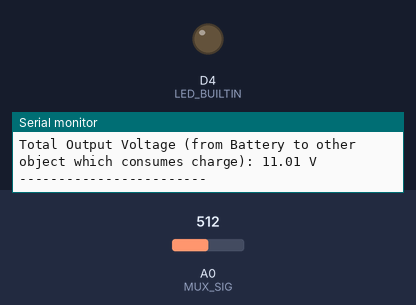
The sketch below on a simulated ESP8266 (NodeMCU). Shown: output pins drawn as LEDs (lit = HIGH, except the on-board LED, lit = LOW), the last lines printed to the serial monitor. The test bench sets the inputs (shaded band); at power-on: A0 (MUX_SIG) = 512. WiFi joins after 1.5 s; servers stay silent unless stated; uploads are accepted with an empty reply; web services answer with replies made up by the test bench; pins used as bus, display or sensor lines are not drawn.

Above: at 1.8 s.
At 17.1 s:
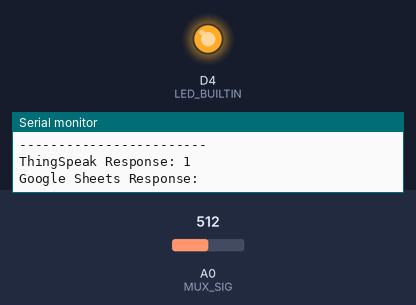
Timing chart, 0 to 41.2 s (numbered marks = the images above):
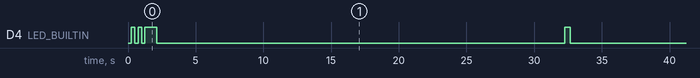

The sketch:

WDC.ino
```cpp
#include <Wire.h>
#include <ESP8266WiFi.h>
#include <ESP8266HTTPClient.h>
#include <WiFiClientSecure.h>

const char* ssid = "";
const char* password = "";

// ThingSpeak Write API Key and URL
const String tsApiKey = "YW2UCSA5BU61O0WK";  // Replace with your ThingSpeak API key
const String tsUrl = "http://api.thingspeak.com/update";

// Google Sheets URL
const String sheetUrl = "https://script.google.com/macros/s/AKfycbxWjpxDTZ_40S-0utvdPXt8T-vPonScAN9dOZMikrmT3aKM9Fxw0b-dRd7TI8lYKJRd/exec";

// MUX Pins
#define MUX_S0 D1
#define MUX_S1 D2
#define MUX_S2 D5
#define MUX_S3 D6
#define MUX_SIG A0

#define LED_BUILTIN 2

WiFiClientSecure secureClient;
WiFiClient client;

void setup() {
  Serial.begin(9600);
  Wire.begin();

  pinMode(MUX_S0, OUTPUT);
  pinMode(MUX_S1, OUTPUT);
  pinMode(MUX_S2, OUTPUT);
  pinMode(MUX_S3, OUTPUT);

  pinMode(LED_BUILTIN, OUTPUT);
  digitalWrite(LED_BUILTIN, LOW);

  WiFi.begin(ssid, password);
  while (WiFi.status() != WL_CONNECTED) {
    Serial.print("Connecting to ");
    Serial.print(ssid);
    digitalWrite(LED_BUILTIN, LOW);
    delay(250);
    digitalWrite(LED_BUILTIN, HIGH);
    delay(250);
  }
  digitalWrite(LED_BUILTIN, HIGH);
  Serial.println("");
  Serial.print("Successfully connected to: ");
  Serial.println(ssid);
  Serial.print("IP address: ");
  Serial.println(WiFi.localIP());
  Serial.println();

  secureClient.setInsecure(); // Allows HTTPS requests without validating the certificate
}

void loop() {

  selectMuxChannel(0);
  float tp4056_voltage1 = readVoltage();

  selectMuxChannel(1);
  float battery_voltage1 = readVoltage();

  selectMuxChannel(2);
  float tp4056_voltage2 = readVoltage();

  selectMuxChannel(3);
  float battery_voltage2 = readVoltage();

  float total_tp4056_voltage = tp4056_voltage1 + tp4056_voltage2;
  float total_battery_voltage = battery_voltage1 + battery_voltage2;

  Serial.println("Live Records of Input and Output Voltage");
  Serial.print("Total Input Voltage (from TP4056 to battery): ");
  Serial.print(total_tp4056_voltage);
  Serial.println(" V");
  Serial.print("Total Output Voltage (from Battery to other object which consumes charge): ");
  Serial.print(total_battery_voltage);
  Serial.println(" V");
  Serial.println("------------------------");

  digitalWrite(LED_BUILTIN, HIGH);
  sendDataToThingSpeak(total_tp4056_voltage, total_battery_voltage);
  sendDataToGoogleSheets(total_tp4056_voltage, total_battery_voltage);
  digitalWrite(LED_BUILTIN, LOW);
  delay(30000);
}

void selectMuxChannel(int channel) {
  digitalWrite(MUX_S0, channel & 0x01);
  digitalWrite(MUX_S1, (channel >> 1) & 0x01);
  digitalWrite(MUX_S2, (channel >> 2) & 0x01);
  digitalWrite(MUX_S3, (channel >> 3) & 0x01);
}

float readVoltage() {
  int sensorValue = analogRead(MUX_SIG);
  float voltage = sensorValue * (1.0 / 1023.0) * (11.0);
  return voltage;
}

void sendDataToThingSpeak(float inputVoltage, float outputVoltage) {
  if (WiFi.status() == WL_CONNECTED) {
    HTTPClient http;
    String url = tsUrl + "?api_key=" + tsApiKey + "&field1=" + String(inputVoltage) + "&field2=" + String(outputVoltage);
    http.begin(client, url);
    int httpCode = http.GET();

    if (httpCode > 0) {
      String payload = http.getString();
      Serial.println("ThingSpeak Response: " + payload);
    } else {
      Serial.println("Error in HTTP request to ThingSpeak: " + String(httpCode));
    }
    http.end();
  } else {
    Serial.println("Error in Wi-Fi connection");
  }
}

void sendDataToGoogleSheets(float inputVoltage, float outputVoltage) {
  if (WiFi.status() == WL_CONNECTED) {
    HTTPClient http;
    String url = sheetUrl + "?inputVoltage=" + String(inputVoltage) + "&outputVoltage=" + String(outputVoltage);
    http.begin(secureClient, url); // Use secure client for HTTPS
    int httpCode = http.GET();

    if (httpCode > 0) {
      String payload = http.getString();
      Serial.println("Google Sheets Response: " + payload);
    } else {
      Serial.println("Error in HTTP request to Google Sheets: " + String(httpCode));
    }
    http.end();
  } else {
    Serial.println("Error in Wi-Fi connection");
  }
}
```

Measured:
- by itself, D4 (LED_BUILTIN): goes LOW 0.25 s, HIGH 0.25 s, LOW 0.25 s, HIGH 0.86 s, 4 × (LOW 30.1 s, HIGH 0.40 s), then LOW
